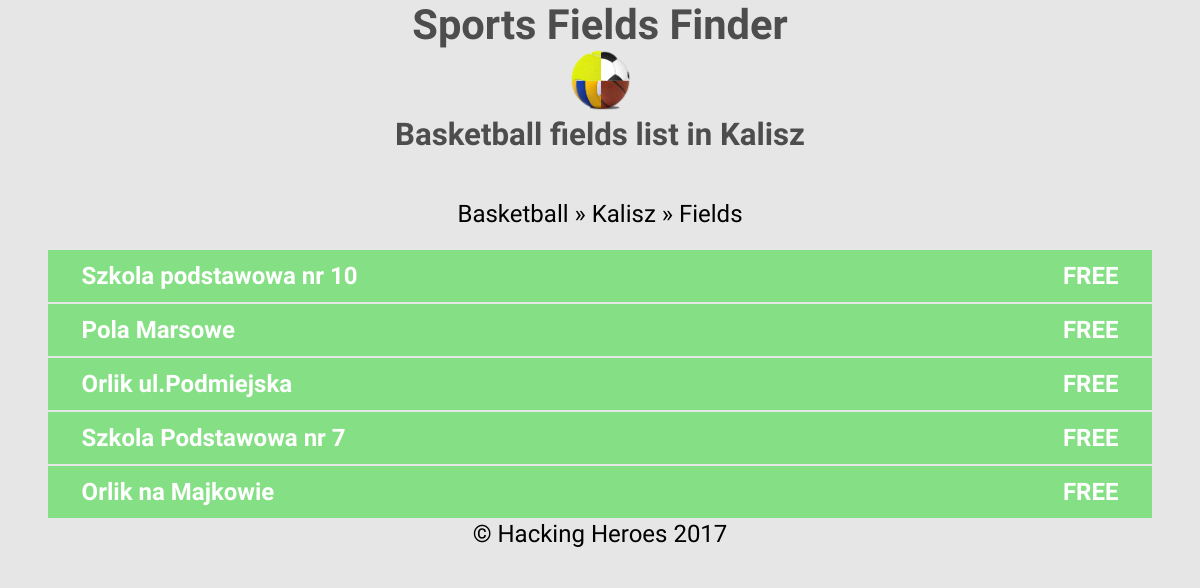
/fields_list.php?location=Kalisz&type=basketball, run on the app's committed database.
### tables this page shows
CREATE TABLE `fields` (
  `id` bigint(255) NOT NULL AUTO_INCREMENT,
  `name` varchar(30) NOT NULL,
  `position` text NOT NULL,
  `status` varchar(15) NOT NULL,
  `type` varchar(25) NOT NULL,
  `city` varchar(30) NOT NULL,
  `description` text NOT NULL,
  `starttime` varchar(100) NOT NULL,
  `endtime` varchar(100) NOT NULL,
  `last_modifier` bigint(255) NOT NULL,
  PRIMARY KEY (`id`)
);

### fields_list.php (the view, shortened to what this page needs)
<?php
    include "Base/head.php";
    include "SQL/db_connect.php";
    $location = mysqli_real_escape_string($conn, $_GET['location']);
    $type = mysqli_real_escape_string($conn, $_GET['type']);
?>
<header>
    <h1>Sports Fields Finder</h1>
    <a href="index.php"><img src="img/logo.png" alt="logo" /></a>
    <h2><span style="text-transform: capitalize;"><?= $type?></span> fields list in <?= $location?></h2>
</header>
<nav>
    <a href="index.php"><?= $type ?></a> &raquo;
    <a href="city.php?type=<?= $type?>"><?= $location?></a> &raquo;
    <a href="#">Fields</a>
</nav>
<article>
    <section>
        <ul class="fields-container">
        <?php
            $sql = "SELECT id, name, status, endtime  FROM fields WHERE city='$location' AND type = '$type'";
            $result = $conn->query($sql);
            $fields_data = mysqli_fetch_all($result, MYSQLI_ASSOC);
            foreach($fields_data as $field):?>
                <a href="details.php?id=<?= $field['id']?>" id="a_<?= $field['id']?>">
                    <li class="<?=$field['status']?>">
                        <span><?= $field['name']?></span>
                        <span class="status" id="status_<?= $field['id']?>">
                            <?php
                            if($field['status'] == 'occupied')
                            echo $field['status']." untill ".date("Y-m-d H:i", $field['endtime'] + $time_offset);
                            else echo $field['status'];
                            ?>
                        </span>
                    </li>
                </a>
            <?php endforeach;
        ?>
        </ul>
    </section>
</article>
<?php
    include "Base/foot.php";
?>

### css/style.css (style rules this page uses)
* { margin: 0; border: 0; box-sizing: border-box; font-family: 'Khand', sans-serif; }
body { background: #e6e6e6; }
a { text-decoration: none; }
nav { height: 6vh; text-align: center; font-size: 3vh; text-transform: capitalize; }
nav a:link, nav a:visited { color: black; }
header { height: 25vh; font-size: 2.6vh; color: #4d4d4d; padding: 0em 1em; text-align: center; }
header img { width: 3em; height: auto; }
ul.fields-container { list-style: none; padding: 0; font-size: 1.5em; font-weight: bolder; }
ul.fields-container li { padding: 0.5em 1.4em; margin: 2px 2em; color: white; transition: opacity 0.3s ease-out; transition-property: all; }
li.free { background: #85e085; }
span.status { float: right; vertical-align: middle; text-transform: uppercase; }
.description, .title, h2, .status-free, .status-occupied, .reservation input { text-align: center; font-family: 'Khand', sans-serif; }
.fields-container li { vertical-align: middle; -webkit-transform: perspective(1px) translateZ(0); transform: perspective(1px) translateZ(0); box-shadow: 0 0 1px transparent; -webkit-transition-duration: 0.3s; transition-duration: 0.3s; -webkit-transition-property: transform; transition-property: transform; }

### data on the page
fields: name "Szkola podstawowa nr 10", status "FREE"
fields: name "Pola Marsowe", status "FREE"
fields: name "Orlik ul.Podmiejska", status "FREE"
fields: name "Szkola Podstawowa nr 7", status "FREE"
fields: name "Orlik na Majkowie", status "FREE"

### other printed values
$type "Basketball"
$location "Kalisz"
